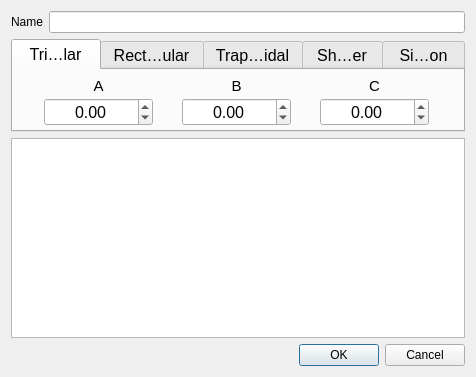
<?xml version="1.0" encoding="UTF-8"?>
<ui version="4.0">
 <class>LinguisticTerm</class>
 <widget class="QDialog" name="LinguisticTerm">
  <property name="geometry">
   <rect>
    <x>0</x>
    <y>0</y>
    <width>388</width>
    <height>377</height>
   </rect>
  </property>
  <property name="windowTitle">
   <string>Linguistic Term</string>
  </property>
  <layout class="QVBoxLayout" name="verticalLayout">
   <item>
    <layout class="QHBoxLayout" name="horizontalLayout_5">
     <item>
      <widget class="QLabel" name="lbl_name">
       <property name="text">
        <string>Name</string>
       </property>
      </widget>
     </item>
     <item>
      <widget class="QLineEdit" name="led_name"/>
     </item>
    </layout>
   </item>
   <item>
    <layout class="QVBoxLayout" name="verticalLayout_3">
     <item>
      <widget class="QTabWidget" name="tbw_lterms">
       <property name="sizePolicy">
        <sizepolicy hsizetype="Maximum" vsizetype="Maximum">
         <horstretch>0</horstretch>
         <verstretch>0</verstretch>
        </sizepolicy>
       </property>
       <property name="font">
        <font>
         <pointsize>12</pointsize>
        </font>
       </property>
       <property name="tabPosition">
        <enum>QTabWidget::North</enum>
       </property>
       <property name="tabShape">
        <enum>QTabWidget::Rounded</enum>
       </property>
       <property name="currentIndex">
        <number>0</number>
       </property>
       <property name="elideMode">
        <enum>Qt::ElideMiddle</enum>
       </property>
       <property name="usesScrollButtons">
        <bool>true</bool>
       </property>
       <property name="documentMode">
        <bool>false</bool>
       </property>
       <property name="tabsClosable">
        <bool>false</bool>
       </property>
       <property name="movable">
        <bool>false</bool>
       </property>
       <widget class="QWidget" name="tab">
        <attribute name="title">
         <string>Triangular</string>
        </attribute>
        <layout class="QVBoxLayout" name="verticalLayout_2">
         <property name="spacing">
          <number>2</number>
         </property>
         <property name="margin">
          <number>4</number>
         </property>
         <item>
          <layout class="QHBoxLayout" name="horizontalLayout_2">
           <property name="spacing">
            <number>2</number>
           </property>
           <property name="leftMargin">
            <number>0</number>
           </property>
           <property name="rightMargin">
            <number>0</number>
           </property>
           <item>
            <layout class="QVBoxLayout" name="verticalLayout_4">
             <property name="spacing">
              <number>0</number>
             </property>
             <item>
              <widget class="QLabel" name="lbl_triangular_a">
               <property name="font">
                <font>
                 <pointsize>11</pointsize>
                </font>
               </property>
               <property name="text">
                <string>A</string>
               </property>
               <property name="alignment">
                <set>Qt::AlignCenter</set>
               </property>
              </widget>
             </item>
             <item>
              <widget class="QDoubleSpinBox" name="dsx_triangular_a">
               <property name="sizePolicy">
                <sizepolicy hsizetype="Maximum" vsizetype="Fixed">
                 <horstretch>0</horstretch>
                 <verstretch>0</verstretch>
                </sizepolicy>
               </property>
               <property name="font">
                <font>
                 <pointsize>12</pointsize>
                </font>
               </property>
               <property name="alignment">
                <set>Qt::AlignCenter</set>
               </property>
               <property name="accelerated">
                <bool>true</bool>
               </property>
               <property name="minimum">
                <double>-999999999.000000000000000</double>
               </property>
               <property name="maximum">
                <double>999999999.000000000000000</double>
               </property>
               <property name="singleStep">
                <double>0.100000000000000</double>
               </property>
              </widget>
             </item>
            </layout>
           </item>
           <item>
            <layout class="QVBoxLayout" name="verticalLayout_5">
             <property name="spacing">
              <number>0</number>
             </property>
             <item>
              <widget class="QLabel" name="lbl_triangular_b">
               <property name="font">
                <font>
                 <pointsize>11</pointsize>
                </font>
               </property>
               <property name="text">
                <string>B</string>
               </property>
               <property name="alignment">
                <set>Qt::AlignCenter</set>
               </property>
              </widget>
             </item>
             <item>
              <widget class="QDoubleSpinBox" name="dsx_triangular_b">
               <property name="sizePolicy">
                <sizepolicy hsizetype="Maximum" vsizetype="Fixed">
                 <horstretch>0</horstretch>
                 <verstretch>0</verstretch>
                </sizepolicy>
               </property>
               <property name="font">
                <font>
                 <pointsize>12</pointsize>
                </font>
               </property>
               <property name="alignment">
                <set>Qt::AlignCenter</set>
               </property>
               <property name="accelerated">
                <bool>true</bool>
               </property>
               <property name="minimum">
                <double>-999999999.000000000000000</double>
               </property>
               <property name="maximum">
                <double>999999999.000000000000000</double>
               </property>
               <property name="singleStep">
                <double>0.100000000000000</double>
               </property>
              </widget>
             </item>
            </layout>
           </item>
           <item>
            <layout class="QVBoxLayout" name="verticalLayout_6">
             <property name="spacing">
              <number>0</number>
             </property>
             <item>
              <widget class="QLabel" name="lbl_triangular_c">
               <property name="font">
                <font>
                 <pointsize>11</pointsize>
                </font>
               </property>
               <property name="text">
                <string>C</string>
               </property>
               <property name="alignment">
                <set>Qt::AlignCenter</set>
               </property>
              </widget>
             </item>
             <item>
              <widget class="QDoubleSpinBox" name="dsx_triangular_c">
               <property name="sizePolicy">
                <sizepolicy hsizetype="Maximum" vsizetype="Fixed">
                 <horstretch>0</horstretch>
                 <verstretch>0</verstretch>
                </sizepolicy>
               </property>
               <property name="font">
                <font>
                 <pointsize>12</pointsize>
                </font>
               </property>
               <property name="alignment">
                <set>Qt::AlignCenter</set>
               </property>
               <property name="accelerated">
                <bool>true</bool>
               </property>
               <property name="minimum">
                <double>-999999999.000000000000000</double>
               </property>
               <property name="maximum">
                <double>999999999.000000000000000</double>
               </property>
               <property name="singleStep">
                <double>0.100000000000000</double>
               </property>
              </widget>
             </item>
            </layout>
           </item>
          </layout>
         </item>
        </layout>
       </widget>
       <widget class="QWidget" name="tab_4">
        <attribute name="title">
         <string>Rectangular</string>
        </attribute>
        <layout class="QHBoxLayout" name="horizontalLayout_6">
         <property name="spacing">
          <number>2</number>
         </property>
         <property name="margin">
          <number>4</number>
         </property>
         <item>
          <layout class="QVBoxLayout" name="verticalLayout_16">
           <property name="spacing">
            <number>0</number>
           </property>
           <item>
            <widget class="QLabel" name="lbl_rectangular_min">
             <property name="font">
              <font>
               <pointsize>11</pointsize>
              </font>
             </property>
             <property name="text">
              <string>Minimum</string>
             </property>
             <property name="alignment">
              <set>Qt::AlignCenter</set>
             </property>
            </widget>
           </item>
           <item>
            <widget class="QDoubleSpinBox" name="dsx_rectangular_min">
             <property name="sizePolicy">
              <sizepolicy hsizetype="Minimum" vsizetype="Fixed">
               <horstretch>0</horstretch>
               <verstretch>0</verstretch>
              </sizepolicy>
             </property>
             <property name="font">
              <font>
               <pointsize>12</pointsize>
              </font>
             </property>
             <property name="alignment">
              <set>Qt::AlignCenter</set>
             </property>
             <property name="accelerated">
              <bool>true</bool>
             </property>
             <property name="minimum">
              <double>-999999999.000000000000000</double>
             </property>
             <property name="maximum">
              <double>999999999.000000000000000</double>
             </property>
             <property name="singleStep">
              <double>0.100000000000000</double>
             </property>
            </widget>
           </item>
          </layout>
         </item>
         <item>
          <layout class="QVBoxLayout" name="verticalLayout_15">
           <property name="spacing">
            <number>0</number>
           </property>
           <item>
            <widget class="QLabel" name="lbl_rectangular_max">
             <property name="font">
              <font>
               <pointsize>11</pointsize>
              </font>
             </property>
             <property name="text">
              <string>Maximum</string>
             </property>
             <property name="alignment">
              <set>Qt::AlignCenter</set>
             </property>
            </widget>
           </item>
           <item>
            <widget class="QDoubleSpinBox" name="dsx_rectangular_max">
             <property name="sizePolicy">
              <sizepolicy hsizetype="Minimum" vsizetype="Fixed">
               <horstretch>0</horstretch>
               <verstretch>0</verstretch>
              </sizepolicy>
             </property>
             <property name="font">
              <font>
               <pointsize>12</pointsize>
              </font>
             </property>
             <property name="alignment">
              <set>Qt::AlignCenter</set>
             </property>
             <property name="accelerated">
              <bool>true</bool>
             </property>
             <property name="minimum">
              <double>-999999999.000000000000000</double>
             </property>
             <property name="maximum">
              <double>999999999.000000000000000</double>
             </property>
             <property name="singleStep">
              <double>0.100000000000000</double>
             </property>
            </widget>
           </item>
          </layout>
         </item>
        </layout>
       </widget>
       <widget class="QWidget" name="tab_2">
        <attribute name="title">
         <string>Trapezoidal</string>
        </attribute>
        <layout class="QHBoxLayout" name="horizontalLayout_4">
         <property name="spacing">
          <number>2</number>
         </property>
         <property name="margin">
          <number>4</number>
         </property>
         <item>
          <layout class="QHBoxLayout" name="horizontalLayout_3">
           <property name="spacing">
            <number>2</number>
           </property>
           <property name="leftMargin">
            <number>0</number>
           </property>
           <property name="rightMargin">
            <number>0</number>
           </property>
           <item>
            <layout class="QVBoxLayout" name="verticalLayout_7">
             <property name="spacing">
              <number>0</number>
             </property>
             <item>
              <widget class="QLabel" name="lbl_trapezoidal_a">
               <property name="font">
                <font>
                 <pointsize>11</pointsize>
                </font>
               </property>
               <property name="text">
                <string>A</string>
               </property>
               <property name="alignment">
                <set>Qt::AlignCenter</set>
               </property>
              </widget>
             </item>
             <item>
              <widget class="QDoubleSpinBox" name="dsx_trapezoidal_a">
               <property name="sizePolicy">
                <sizepolicy hsizetype="Maximum" vsizetype="Fixed">
                 <horstretch>0</horstretch>
                 <verstretch>0</verstretch>
                </sizepolicy>
               </property>
               <property name="font">
                <font>
                 <pointsize>12</pointsize>
                </font>
               </property>
               <property name="alignment">
                <set>Qt::AlignCenter</set>
               </property>
               <property name="accelerated">
                <bool>true</bool>
               </property>
               <property name="minimum">
                <double>-999999999.000000000000000</double>
               </property>
               <property name="maximum">
                <double>999999999.000000000000000</double>
               </property>
               <property name="singleStep">
                <double>0.100000000000000</double>
               </property>
              </widget>
             </item>
            </layout>
           </item>
           <item>
            <layout class="QVBoxLayout" name="verticalLayout_8">
             <property name="spacing">
              <number>0</number>
             </property>
             <item>
              <widget class="QLabel" name="lbl_trapezoidal_b">
               <property name="font">
                <font>
                 <pointsize>11</pointsize>
                </font>
               </property>
               <property name="text">
                <string>B</string>
               </property>
               <property name="alignment">
                <set>Qt::AlignCenter</set>
               </property>
              </widget>
             </item>
             <item>
              <widget class="QDoubleSpinBox" name="dsx_trapezoidal_b">
               <property name="sizePolicy">
                <sizepolicy hsizetype="Maximum" vsizetype="Fixed">
                 <horstretch>0</horstretch>
                 <verstretch>0</verstretch>
                </sizepolicy>
               </property>
               <property name="font">
                <font>
                 <pointsize>12</pointsize>
                </font>
               </property>
               <property name="alignment">
                <set>Qt::AlignCenter</set>
               </property>
               <property name="accelerated">
                <bool>true</bool>
               </property>
               <property name="minimum">
                <double>-999999999.000000000000000</double>
               </property>
               <property name="maximum">
                <double>999999999.000000000000000</double>
               </property>
               <property name="singleStep">
                <double>0.100000000000000</double>
               </property>
              </widget>
             </item>
            </layout>
           </item>
           <item>
            <layout class="QVBoxLayout" name="verticalLayout_10">
             <property name="spacing">
              <number>0</number>
             </property>
             <item>
              <widget class="QLabel" name="lbl_trapezoidal_c">
               <property name="font">
                <font>
                 <pointsize>11</pointsize>
                </font>
               </property>
               <property name="text">
                <string>C</string>
               </property>
               <property name="alignment">
                <set>Qt::AlignCenter</set>
               </property>
              </widget>
             </item>
             <item>
              <widget class="QDoubleSpinBox" name="dsx_trapezoidal_c">
               <property name="sizePolicy">
                <sizepolicy hsizetype="Maximum" vsizetype="Fixed">
                 <horstretch>0</horstretch>
                 <verstretch>0</verstretch>
                </sizepolicy>
               </property>
               <property name="font">
                <font>
                 <pointsize>12</pointsize>
                </font>
               </property>
               <property name="alignment">
                <set>Qt::AlignCenter</set>
               </property>
               <property name="accelerated">
                <bool>true</bool>
               </property>
               <property name="minimum">
                <double>-999999999.000000000000000</double>
               </property>
               <property name="maximum">
                <double>999999999.000000000000000</double>
               </property>
               <property name="singleStep">
                <double>0.100000000000000</double>
               </property>
              </widget>
             </item>
            </layout>
           </item>
           <item>
            <layout class="QVBoxLayout" name="verticalLayout_9">
             <property name="spacing">
              <number>0</number>
             </property>
             <item>
              <widget class="QLabel" name="lbl_trapezoidal_d">
               <property name="font">
                <font>
                 <pointsize>11</pointsize>
                </font>
               </property>
               <property name="text">
                <string>D</string>
               </property>
               <property name="alignment">
                <set>Qt::AlignCenter</set>
               </property>
              </widget>
             </item>
             <item>
              <widget class="QDoubleSpinBox" name="dsx_trapezoidal_d">
               <property name="sizePolicy">
                <sizepolicy hsizetype="Maximum" vsizetype="Fixed">
                 <horstretch>0</horstretch>
                 <verstretch>0</verstretch>
                </sizepolicy>
               </property>
               <property name="font">
                <font>
                 <pointsize>12</pointsize>
                </font>
               </property>
               <property name="alignment">
                <set>Qt::AlignCenter</set>
               </property>
               <property name="accelerated">
                <bool>true</bool>
               </property>
               <property name="minimum">
                <double>-999999999.000000000000000</double>
               </property>
               <property name="maximum">
                <double>999999999.000000000000000</double>
               </property>
               <property name="singleStep">
                <double>0.100000000000000</double>
               </property>
              </widget>
             </item>
            </layout>
           </item>
          </layout>
         </item>
        </layout>
       </widget>
       <widget class="QWidget" name="tab_3">
        <attribute name="title">
         <string>Shoulder</string>
        </attribute>
        <layout class="QHBoxLayout" name="horizontalLayout">
         <property name="spacing">
          <number>2</number>
         </property>
         <property name="margin">
          <number>4</number>
         </property>
         <item>
          <layout class="QVBoxLayout" name="verticalLayout_13">
           <item>
            <widget class="QRadioButton" name="rbt_shoulder_left">
             <property name="font">
              <font>
               <pointsize>11</pointsize>
              </font>
             </property>
             <property name="text">
              <string>Left</string>
             </property>
             <property name="checked">
              <bool>true</bool>
             </property>
            </widget>
           </item>
           <item>
            <widget class="QRadioButton" name="rbt_shoulder_right">
             <property name="font">
              <font>
               <pointsize>11</pointsize>
              </font>
             </property>
             <property name="text">
              <string>Right</string>
             </property>
            </widget>
           </item>
          </layout>
         </item>
         <item>
          <layout class="QVBoxLayout" name="verticalLayout_12">
           <property name="spacing">
            <number>0</number>
           </property>
           <item>
            <widget class="QLabel" name="lbl_shoulder_min">
             <property name="font">
              <font>
               <pointsize>11</pointsize>
              </font>
             </property>
             <property name="text">
              <string>Min</string>
             </property>
             <property name="alignment">
              <set>Qt::AlignCenter</set>
             </property>
            </widget>
           </item>
           <item>
            <widget class="QDoubleSpinBox" name="dsx_shoulder_min">
             <property name="sizePolicy">
              <sizepolicy hsizetype="Maximum" vsizetype="Fixed">
               <horstretch>0</horstretch>
               <verstretch>0</verstretch>
              </sizepolicy>
             </property>
             <property name="font">
              <font>
               <pointsize>12</pointsize>
              </font>
             </property>
             <property name="alignment">
              <set>Qt::AlignCenter</set>
             </property>
             <property name="accelerated">
              <bool>true</bool>
             </property>
             <property name="minimum">
              <double>-999999999.000000000000000</double>
             </property>
             <property name="maximum">
              <double>999999999.000000000000000</double>
             </property>
             <property name="singleStep">
              <double>0.100000000000000</double>
             </property>
            </widget>
           </item>
          </layout>
         </item>
         <item>
          <layout class="QVBoxLayout" name="verticalLayout_11">
           <property name="spacing">
            <number>0</number>
           </property>
           <item>
            <widget class="QLabel" name="lbl_shoulder_max">
             <property name="font">
              <font>
               <pointsize>11</pointsize>
              </font>
             </property>
             <property name="text">
              <string>Max</string>
             </property>
             <property name="alignment">
              <set>Qt::AlignCenter</set>
             </property>
            </widget>
           </item>
           <item>
            <widget class="QDoubleSpinBox" name="dsx_shoulder_max">
             <property name="sizePolicy">
              <sizepolicy hsizetype="Maximum" vsizetype="Fixed">
               <horstretch>0</horstretch>
               <verstretch>0</verstretch>
              </sizepolicy>
             </property>
             <property name="font">
              <font>
               <pointsize>12</pointsize>
              </font>
             </property>
             <property name="alignment">
              <set>Qt::AlignCenter</set>
             </property>
             <property name="accelerated">
              <bool>true</bool>
             </property>
             <property name="minimum">
              <double>-999999999.000000000000000</double>
             </property>
             <property name="maximum">
              <double>999999999.000000000000000</double>
             </property>
             <property name="singleStep">
              <double>0.100000000000000</double>
             </property>
            </widget>
           </item>
          </layout>
         </item>
        </layout>
       </widget>
       <widget class="QWidget" name="tab_5">
        <attribute name="title">
         <string>Singleton</string>
        </attribute>
        <layout class="QHBoxLayout" name="horizontalLayout_7">
         <property name="spacing">
          <number>2</number>
         </property>
         <property name="margin">
          <number>4</number>
         </property>
         <item>
          <spacer name="horizontalSpacer">
           <property name="orientation">
            <enum>Qt::Horizontal</enum>
           </property>
           <property name="sizeHint" stdset="0">
            <size>
             <width>40</width>
             <height>20</height>
            </size>
           </property>
          </spacer>
         </item>
         <item>
          <layout class="QVBoxLayout" name="verticalLayout_14">
           <property name="spacing">
            <number>0</number>
           </property>
           <item>
            <widget class="QLabel" name="lbl_singleton_value">
             <property name="sizePolicy">
              <sizepolicy hsizetype="Minimum" vsizetype="Preferred">
               <horstretch>0</horstretch>
               <verstretch>0</verstretch>
              </sizepolicy>
             </property>
             <property name="font">
              <font>
               <pointsize>11</pointsize>
              </font>
             </property>
             <property name="text">
              <string>Value</string>
             </property>
             <property name="alignment">
              <set>Qt::AlignCenter</set>
             </property>
            </widget>
           </item>
           <item>
            <widget class="QDoubleSpinBox" name="dsx_singleton_value">
             <property name="sizePolicy">
              <sizepolicy hsizetype="Minimum" vsizetype="Fixed">
               <horstretch>0</horstretch>
               <verstretch>0</verstretch>
              </sizepolicy>
             </property>
             <property name="alignment">
              <set>Qt::AlignCenter</set>
             </property>
             <property name="minimum">
              <double>-999999999.000000000000000</double>
             </property>
             <property name="maximum">
              <double>999999999.000000000000000</double>
             </property>
             <property name="singleStep">
              <double>0.100000000000000</double>
             </property>
            </widget>
           </item>
          </layout>
         </item>
         <item>
          <spacer name="horizontalSpacer_2">
           <property name="orientation">
            <enum>Qt::Horizontal</enum>
           </property>
           <property name="sizeHint" stdset="0">
            <size>
             <width>40</width>
             <height>20</height>
            </size>
           </property>
          </spacer>
         </item>
        </layout>
       </widget>
      </widget>
     </item>
    </layout>
   </item>
   <item>
    <widget class="fl_gui::GuiCanvas" name="gvw_canvas">
     <property name="verticalScrollBarPolicy">
      <enum>Qt::ScrollBarAlwaysOff</enum>
     </property>
     <property name="horizontalScrollBarPolicy">
      <enum>Qt::ScrollBarAlwaysOff</enum>
     </property>
    </widget>
   </item>
   <item>
    <widget class="QDialogButtonBox" name="buttonBox">
     <property name="orientation">
      <enum>Qt::Horizontal</enum>
     </property>
     <property name="standardButtons">
      <set>QDialogButtonBox::Cancel|QDialogButtonBox::Ok</set>
     </property>
    </widget>
   </item>
  </layout>
 </widget>
 <customwidgets>
  <customwidget>
   <class>fl_gui::GuiCanvas</class>
   <extends>QGraphicsView</extends>
   <header>include/GuiCanvas.h</header>
  </customwidget>
 </customwidgets>
 <resources>
  <include location="resources.qrc"/>
 </resources>
 <connections>
  <connection>
   <sender>buttonBox</sender>
   <signal>accepted()</signal>
   <receiver>LinguisticTerm</receiver>
   <slot>accept()</slot>
   <hints>
    <hint type="sourcelabel">
     <x>248</x>
     <y>254</y>
    </hint>
    <hint type="destinationlabel">
     <x>157</x>
     <y>274</y>
    </hint>
   </hints>
  </connection>
  <connection>
   <sender>buttonBox</sender>
   <signal>rejected()</signal>
   <receiver>LinguisticTerm</receiver>
   <slot>reject()</slot>
   <hints>
    <hint type="sourcelabel">
     <x>316</x>
     <y>260</y>
    </hint>
    <hint type="destinationlabel">
     <x>286</x>
     <y>274</y>
    </hint>
   </hints>
  </connection>
 </connections>
</ui>
